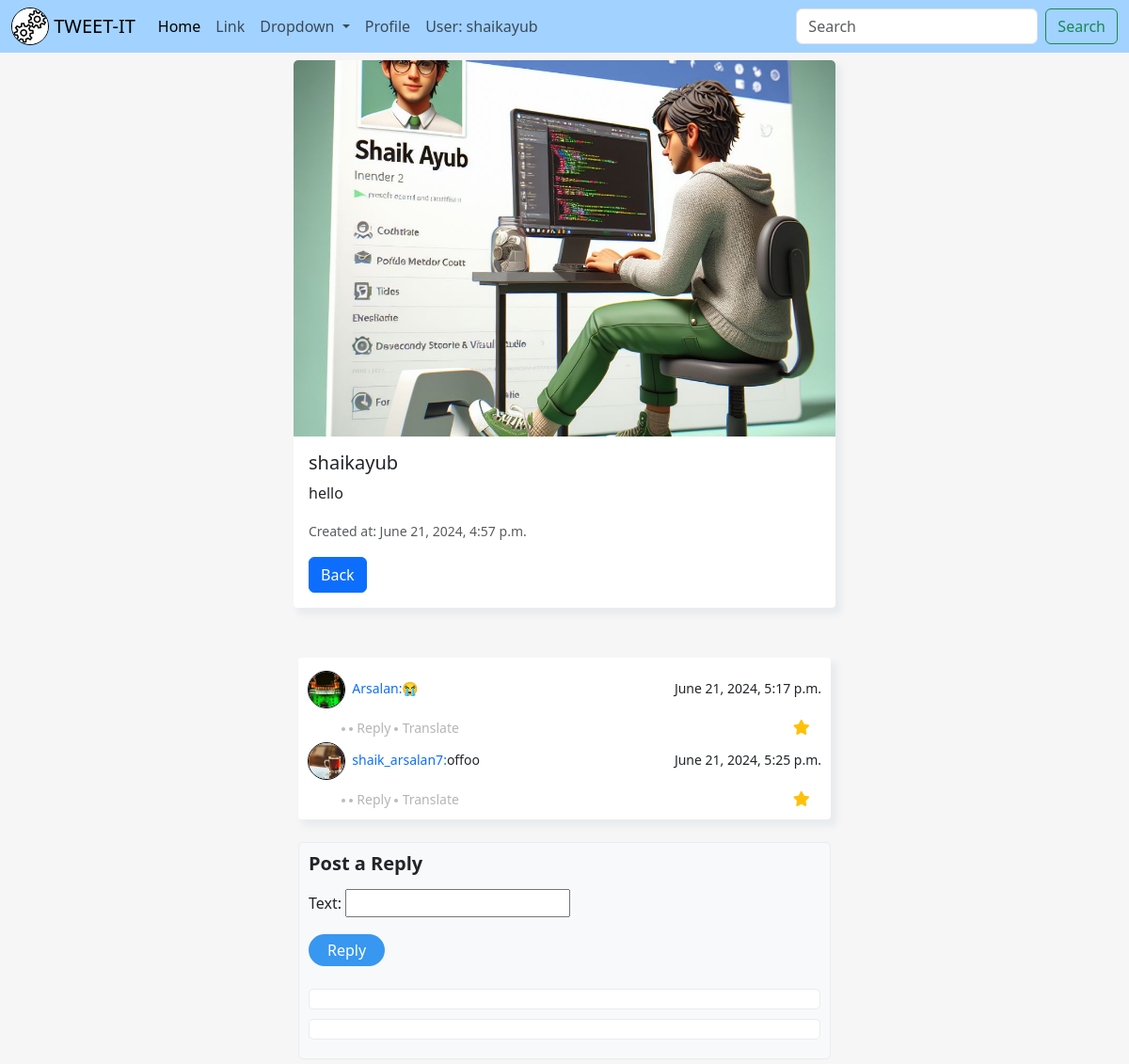
Screenshot of /tweet/4/ (signed in) with the database file from the repository.
### main/models.py (models this page shows, shortened)
class Profile(models.Model):
    user = models.OneToOneField(settings.AUTH_USER_MODEL, on_delete=models.CASCADE)
    profile_pic = models.ImageField(upload_to='profile_pics/', blank=True, null=True)

class Tweet(models.Model):
    user = models.ForeignKey(settings.AUTH_USER_MODEL, on_delete=models.CASCADE)
    text = models.TextField(max_length=240)
    photo = models.ImageField(upload_to='photos/',null=True,blank=True)
    created_at = models.DateTimeField(default=timezone.now)
    updated_at = models.DateTimeField(default=timezone.now)

class Reply(models.Model):
    tweet = models.ForeignKey(Tweet, related_name='replies', on_delete=models.CASCADE)
    user = models.ForeignKey(settings.AUTH_USER_MODEL, on_delete=models.CASCADE)
    text = models.CharField(max_length=240)
    created_at = models.DateTimeField(default=timezone.now)

### main/views.py (the view)
# urls.py: path('tweet/<int:tweet_id>/', views.tweet_detail, name='tweet_detail'),
@login_required
def tweet_detail(request, tweet_id):
    tweet = get_object_or_404(Tweet, id=tweet_id)
    replies = tweet.replies.all()
    if request.method == 'POST':
        form = ReplyForm(request.POST)
        if form.is_valid():
            reply = form.save(commit=False)
            reply.tweet = tweet
            reply.user = request.user
            reply.save()
            return redirect('tweet_detail', tweet_id=tweet.id)
    else:
        form = ReplyForm()
    context = {
        'tweet': tweet,
        'replies': replies,
        'form': form,
    }
    return render(request, 'tweet_detail.html', context)

### main/forms.py
class ReplyForm(forms.ModelForm):
    class Meta:
        model = Reply
        fields = ['text']
        widgets = {
            'content': forms.Textarea(attrs={'rows': 3, 'placeholder': 'Add a comment...'}),
        }

### main/templates/tweet_detail.html (shortened to what this page needs)
{% extends 'base.html' %}
{% block start %}
<div class="container mt-2" style="max-width: 600px;">
    <div class="card">
        {% if tweet.photo %}
        <a href="#" onclick="openImage('{{ tweet.photo.url }}')">
            <img src="{{ tweet.photo.url }}" class="card-img-top" alt="Tweet Image" style="height: 400px; object-fit: cover;">
        </a>
        {% endif %}
        <div class="card-body">
            <h5 class="card-title">{{ tweet.user.username }}</h5>
            <p class="card-text">{{ tweet.text }}</p>
            <p class="card-text"><small class="text-muted">Created at: {{ tweet.created_at }}</small></p>
            <a href="/" class="btn btn-primary">Back</a>
        </div>
    </div>
    <div class="container mt-5" style="padding: 5px;">
        <div class="card" style="padding: 10px;">
            {% for reply in replies %}
            <div class="d-flex justify-content-between align-items-center">
                <div class="user d-flex flex-row align-items-center">
                    {% if reply.user.profile.profile_pic %}
                    <img src="{{ reply.user.profile.profile_pic.url }}" width="30" class="user-img rounded-circle mr-2 profile_pic">
                    <span><small class="font-weight-bold text-primary">&nbsp;&nbsp;{{ reply.user.username }}:</small></span>
                    {% endif %}
                    <small class="font-weight-bold">{{ reply.text }}</small>
                </div>
                <small>{{ reply.created_at }}</small>
            </div>
            <div class="action d-flex justify-content-between mt-2 align-items-center">
                <div class="reply px-4">
                    <span class="dots"></span>
                    <span class="dots"></span>
                    <small>Reply</small>
                    <span class="dots"></span>
                    <small>Translate</small>
                </div>
                <div class="icons align-items-center">
                    <i class="fa fa-star text-warning"></i>
                </div>
            </div>
            {% endfor %}
        </div>
        <div class="comment-section mt-4">
            <h5>Post a Reply</h5>
            <form method="post">
                <div class="form-group">
                    {{ form }}
                </div>
                <button type="submit" class="btn btn-primary mt-2">Reply</button>
            </form>
            <div class="comments mt-4">
                <div class="comment"></div>
                <div class="comment"></div>
            </div>
        </div>
    </div>
</div>
{% endblock %}

### main/templates/base.html (shortened to what this page needs)
{% load static %}
<!DOCTYPE html>
<html lang="en" data-bs-theme="light">
  <head>
    <link rel="stylesheet" href="https://cdnjs.cloudflare.com/ajax/libs/font-awesome/6.5.2/css/all.min.css" />
    <link
      href="https://cdn.jsdelivr.net/npm/bootstrap@5.3.3/dist/css/bootstrap.min.css"
      rel="stylesheet"
    />
    <link rel="stylesheet" href="{% static 'css/style.css' %}" />
  </head>
  <body>
    <nav class="navbar navbar-expand-lg " >
        <div class="container-fluid">
          {% if request.user.profile.profile_pic %}
            <img src="{{ request.user.profile.profile_pic.url }}" class="profile-image" alt="Profile Image" style="height: 40px; width: 40px;">
        {% endif %}
          <a class="navbar-brand" href="#"> &nbsp;TWEET-IT</a>
          <div class="collapse navbar-collapse" id="navbarSupportedContent">
            <ul class="navbar-nav me-auto mb-2 mb-lg-0">
              <li class="nav-item">
                <a class="nav-link active" aria-current="page" href="/">Home</a>
              </li>
              <li class="nav-item">
                <a class="nav-link" href="#">Link</a>
              </li>
              <li class="nav-item dropdown">
                <a class="nav-link dropdown-toggle" href="#" role="button" data-bs-toggle="dropdown" aria-expanded="false">
                  Dropdown
                </a>
              </li>
              <li class="nav-item">
                <a href="{% url 'profile' %}" class="nav-link">Profile</a>
              </li>
              <li class="nav-item">
  <a href="#" class="nav-link">User: {{user.username}}</a>
              </li>
            </ul>
            <form class="d-flex" role="search">
              <input class="form-control me-2" type="search" placeholder="Search" aria-label="Search" name="search">
              <button class="btn btn-outline-success" type="submit">Search</button>
            </form>
          </div>
        </div>
      </nav>
      {% block start %}
    {% endblock %}
  </body>
</html>

### main/static/css/style.css (style rules this page uses)
.card-img-top { object-fit: cover; }
.mobile-menu li, a { color: #000; }
.profile_pic { width: 40px; height: 40px; border-radius: 50%; object-fit: cover; border: 0.5px solid black; }
a { text-decoration: none; }
.profile-image { width: 200px; height: 200px; border: 0.5px solid black; border-radius: 50%; object-fit: cover; }
.card-img-top { max-width: 100%; height: auto; }
.navbar { background-color: #a2d2ff; position: sticky; top: 0; z-index: 99999; }
.comment-section { width: 100%; max-width: 600px; margin: 0 auto; padding: 10px; background-color: #f8f9fa; border: 1px solid #e9ecef; border-radius: 5px; }
.comment-section h5 { margin-bottom: 15px; font-weight: bold; }
.comment-section .form-group { margin-bottom: 10px; }
.comment-section .btn-primary { background-color: #3897f0; border: none; border-radius: 20px; padding: 5px 20px; }
.comments { margin-top: 20px; }
.comment { margin-bottom: 10px; padding: 10px; background-color: #fff; border: 1px solid #e9ecef; border-radius: 5px; }
body { background-color: #f7f6f6 }
.card { border: none; box-shadow: 5px 6px 6px 2px #e9ecef; border-radius: 4px; }
.dots { height: 4px; width: 4px; margin-bottom: 2px; background-color: #bbb; border-radius: 50%; display: inline-block; }
.user-img { margin-top: 4px; }
.icons i { margin-left: 8px; }
.reply { margin-left: 12px; }
.reply small { color: #b7b4b4; }

### main/templates/base.html (style rules this page uses)
.card-img-top { object-fit: cover; }
.mobile-menu li, a { color: #000; }
.profile_pic { width: 40px; height: 40px; border-radius: 50%; object-fit: cover; border: 0.5px solid black; }
a { text-decoration: none; }
.profile-image { width: 200px; height: 200px; border: 0.5px solid black; border-radius: 50%; object-fit: cover; }
.card-img-top { max-width: 100%; height: auto; }
.navbar { background-color: #a2d2ff; position: sticky; top: 0; z-index: 99999; }
.comment-section { width: 100%; max-width: 600px; margin: 0 auto; padding: 10px; background-color: #f8f9fa; border: 1px solid #e9ecef; border-radius: 5px; }
.comment-section h5 { margin-bottom: 15px; font-weight: bold; }
.comment-section .form-group { margin-bottom: 10px; }
.comment-section .btn-primary { background-color: #3897f0; border: none; border-radius: 20px; padding: 5px 20px; }
.comments { margin-top: 20px; }
.comment { margin-bottom: 10px; padding: 10px; background-color: #fff; border: 1px solid #e9ecef; border-radius: 5px; }
body { background-color: #f7f6f6 }
.card { border: none; box-shadow: 5px 6px 6px 2px #e9ecef; border-radius: 4px; }
.dots { height: 4px; width: 4px; margin-bottom: 2px; background-color: #bbb; border-radius: 50%; display: inline-block; }
.user-img { margin-top: 4px; }
.icons i { margin-left: 8px; }
.reply { margin-left: 12px; }
.reply small { color: #b7b4b4; }

### rows the page displays
Tweet: photo (picture), user.username "shaikayub", text "hello", created_at "June 21, 2024, 4:57 p.m."
Reply: user.profile.profile_pic (picture), user.username "Arsalan", text "😭", created_at "June 21, 2024, 5:17 p.m."
Reply: user.profile.profile_pic (picture), user.username "shaik_arsalan7", text "offoo", created_at "June 21, 2024, 5:25 p.m."

### other values shown
{{ user.username }} "shaikayub"
